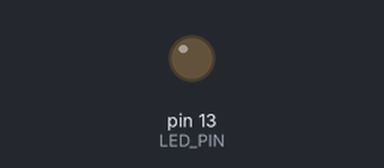
Recording of a sketch running on a simulated Arduino Uno, built with avr-gcc and run on an emulated ATmega328P. Shown: output pins drawn as LEDs (lit = HIGH).

Above: at 0.1 s.
At 25.1 s:
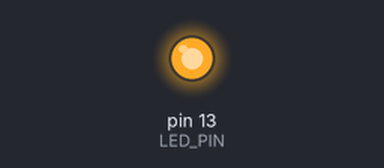
Timing chart, 0 to 28.2 s (numbered marks = the images above):
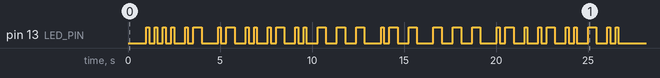

The sketch:

MorseCode.ino
```cpp
#define LED_PIN LED_BUILTIN

const int duration = 150;

const char *morseTable[] = {
  ".-",   // A
  "-...", // B
  "-.-.", // C
  "-..",  // D
  ".",    // E
  "..-.", // F
  "--.",  // G
  "....", // H
  "..",   // I
  ".---", // J
  "-.-",  // K
  ".-..", // L
  "--",   // M
  "-.",   // N
  "---",  // O
  ".--.", // P
  "--.-", // Q
  ".-.",  // R
  "...",  // S
  "-",    // T
  "..-",  // U
  "...-", // V
  ".--",  // W
  "-..-", // X
  "-.--", // Y
  "--.."  // Z
};

const int morseTableLen = sizeof(morseTable) / sizeof(morseTableLen);

int char_to_morse_code(char c)
{
  int i;

  i = toupper(c) - 'A';

  if (i < 0 || i >= 26)
    return (-1);

  return (i);
}

void blink(int duration)
{
  digitalWrite(LED_PIN, HIGH);
  delay(duration);
  digitalWrite(LED_PIN, LOW);
  delay(duration);
}

void convert_to_morse_code(char *s)
{
  char *morseCode, c;
  int morseCodeIndex, i, j;

  for (j = 0; j < strlen(s); j++)
  {
    morseCodeIndex = char_to_morse_code(s[j]);
    if (morseCodeIndex == -1)
      continue;

    morseCode = morseTable[morseCodeIndex];

    for (i = 0; (c = morseCode[i]) != '\0'; i++)
    {
      if (c == '.')
        blink(duration);
      else if (c == '-')
        blink(duration * 3);

      delay(duration);
    }

    delay(duration * 2);
  }
}

void setup() {
  // put your setup code here, to run once:
  char *s = "Hallo World";

  pinMode(LED_PIN, OUTPUT);

  delay(1000);

  convert_to_morse_code(s);
}

void loop() {
  // put your main code here, to run repeatedly:

}
```
